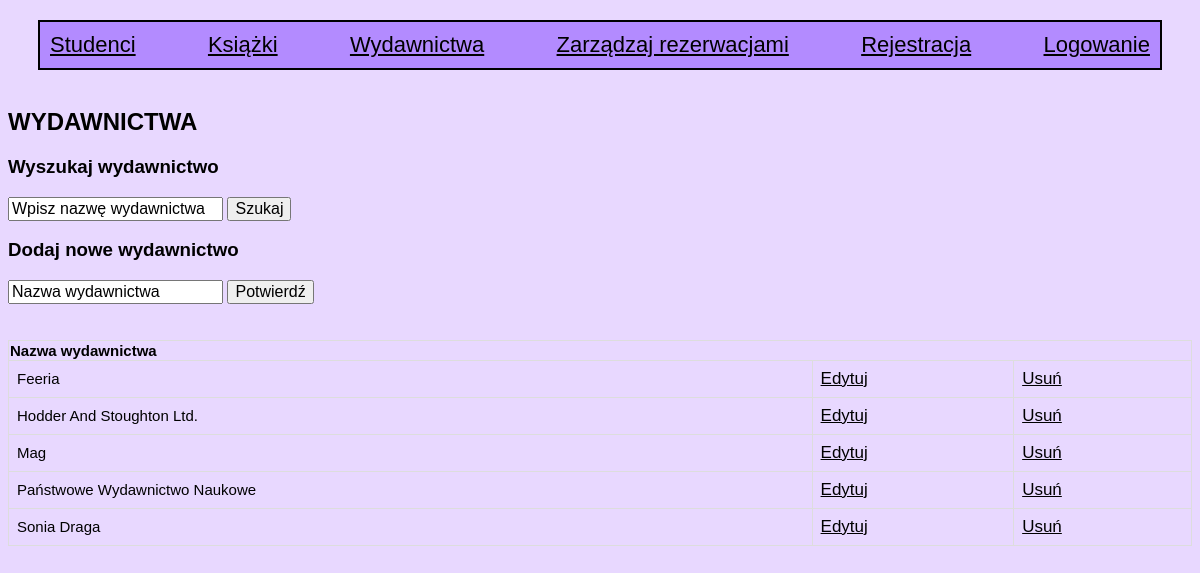
The page /wydawnictwa.php on the database its author committed.
### tables this page shows
CREATE TABLE wydawnictwo (
id_wyd INT(10) NOT NULL AUTO_INCREMENT,
nazwa_wyd VARCHAR(100) NOT NULL,
PRIMARY KEY (id_wyd)
 );

### wydawnictwa.php (the view, shortened to what this page needs)
<?php
include 'widok.php';
?>
<head>
<link rel="stylesheet" href="style.css"?v<?php echo time();?>">
</head>
<div id="nowe_wydawnictwo">
	<?php if (isset($_SESSION['zalogowano']) && $_SESSION['zalogowano'] == true) : ?>
	<h2>WYDAWNICTWA</h2>
	<h3>Wyszukaj wydawnictwo</h3>
		<form action="szukaj_wydawnictwo.php" method="POST">
		<input type="text" name="search" value="Wpisz nazwę wydawnictwa">
		<input type="submit" value="Szukaj"></form>
	<?php else: ?>
	<h2>WYDAWNICTWA</h2>
	<h3>Wyszukaj wydawnictwo</h3>
		<form action="szukaj_wydawnictwo.php" method="POST">
		<input type="text" name="search" value="Wpisz nazwę wydawnictwa">
		<input type="submit" value="Szukaj"></form>
	<form action="nowe_wydawnictwo.php" method="POST">
	<h3>Dodaj nowe wydawnictwo</h3>
		<input type="text" name="nazwa_wyd" value="Nazwa wydawnictwa">
		<input type="submit" value="Potwierdź"><?php endif; ?>
	</form>
</div>
<?php
require_once "dodatkowe.php";
$q1 = "SELECT * FROM wydawnictwo order by nazwa_wyd";
$result1 = mysqli_query($link, $q1) or die($link->error);
?>
<div>
	<table id="wydawnictwotable">
		<thead>
			<tr>
				<th>Nazwa wydawnictwa</th>
			</tr>
		</thead>
		<?php
			while ($row = $result1->fetch_assoc()): ?>
		<tr><?php if (isset($_SESSION['zalogowano']) && $_SESSION['zalogowano'] == true) : ?>
			<td><?php echo $row['nazwa_wyd']; ?></td><?php else: ?>
			<td><?php echo $row['nazwa_wyd']; ?>
			<td><?php echo "<a class=\"nazwa_wyd\" href=\"edytuj_wydawnictwo.php?id_wyd={$row['id_wyd']}\">Edytuj</a>" ?></td>
			<td><?php echo "<a class=\"nazwa_wyd\" href=\"usun_wydawnictwo.php?id_wyd={$row['id_wyd']}\">Usuń</a>" ?></td>
			<?php endif; ?>
		</tr>
		<?php endwhile; ?>
	</table>
</div>

### style.css (style rules this page uses)
body { background-color: #e8d8ff; font-family: arial, sans-serif; }
table { font-family: arial, sans-serif; border-collapse: collapse; width: 100%; justify-content: space-between; }
thead,tr, td { border: 1px solid #dddddd; text-align: left; padding: 8px; font-size: 15px; }
a { color: black; font-size: 17px; }
input { font-size: 16px; }
form { display: inline; }

### rows shown on the page
wydawnictwo: nazwa_wyd "Feeria"
wydawnictwo: nazwa_wyd "Hodder And Stoughton Ltd."
wydawnictwo: nazwa_wyd "Mag"
wydawnictwo: nazwa_wyd "Państwowe Wydawnictwo Naukowe"
wydawnictwo: nazwa_wyd "Sonia Draga"
